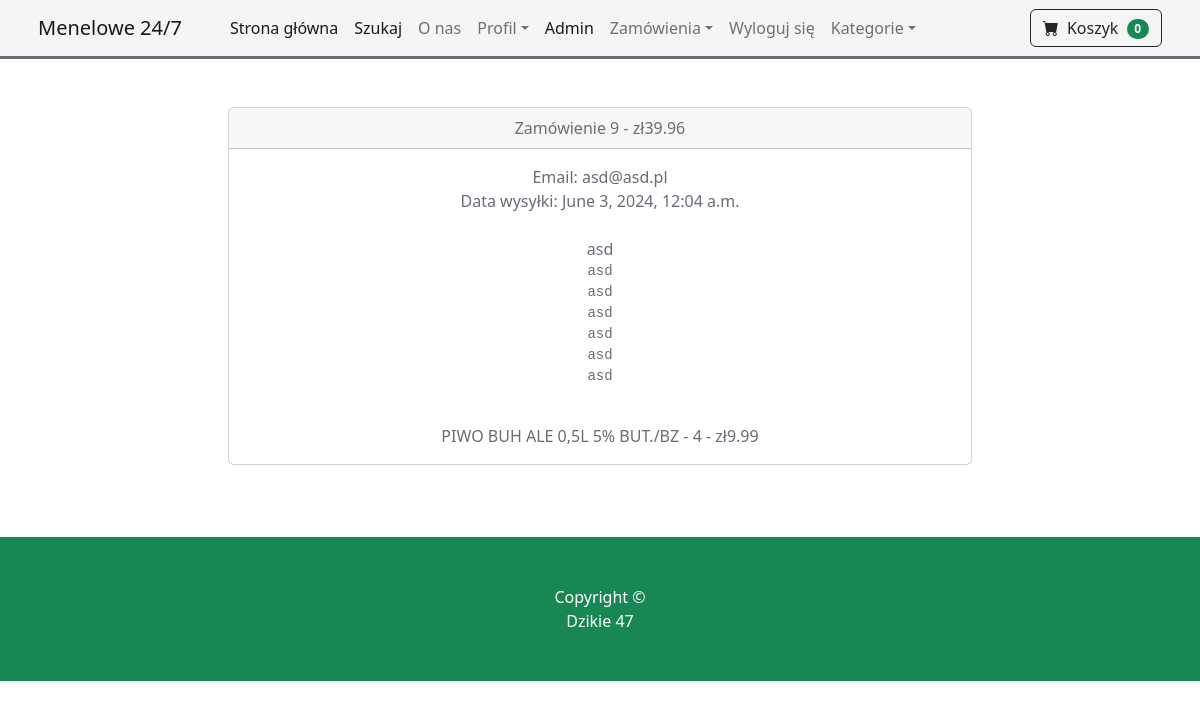
The app's page /payment/orders/9 (signed in) with its own data.
### payment/models.py (models this page shows, shortened)
class Order(models.Model):
	user = models.ForeignKey(User, on_delete=models.CASCADE, null=True, blank=True)
	full_name = models.CharField(max_length=250)
	email = models.EmailField(max_length=250)
	shipping_address = models.TextField(max_length=15000)
	amount_paid = models.DecimalField(max_digits=7, decimal_places=2)
	date_ordered = models.DateTimeField(auto_now_add=True)
	shipped = models.BooleanField(default=False)
	date_shipped = models.DateTimeField(blank=True, null=True)

class OrderItem(models.Model):
	order = models.ForeignKey(Order, on_delete=models.CASCADE, null=True)
	product = models.ForeignKey(Product, on_delete=models.CASCADE, null=True)
	user = models.ForeignKey(User, on_delete=models.CASCADE, null=True, blank=True)
	quantity = models.PositiveBigIntegerField(default=1)
	price = models.DecimalField(max_digits=7, decimal_places=2)

### store/models.py (models this page shows)
class Product(models.Model):
	name = models.CharField(max_length=100)
	price = models.DecimalField(default=0, decimal_places=2, max_digits=6)
	category = models.ForeignKey(Category, on_delete=models.CASCADE, default=1)
	description = models.CharField(max_length=250, default='', blank=True, null=True)
	image = models.ImageField(upload_to='uploads/product/')
	is_sale = models.BooleanField(default=False)
	sale_price = models.DecimalField(default=0, decimal_places=2, max_digits=6)
	def __str__(self):
		return self.name

### payment/views.py (the view)
# urls.py: path('orders/<int:pk>', views.orders, name='orders'),
def orders(request, pk):
	if request.user.is_authenticated and request.user.is_superuser:
		order = Order.objects.get(id=pk)
		items = OrderItem.objects.filter(order=pk)
		return render(request, 'payment/orders.html', {"order":order, "items":items})
	else:
		messages.success(request, "Access Denied")
		return redirect('home')

### cart/cart.py (called while the page is built)
	def __len__(self):
		return len(self.cart)

### cart/context_processors.py (called while the page is built)
def cart(request):
	return {'cart': Cart(request)}

### payment/templates/payment/orders.html
{% extends 'base.html' %}
{% block content %}
        <div class="container">
        	<div class="row">
        		<center>
        			<div class="col-8">
        				<br/><br/>
<div class="card">
  <div class="card-header">
    Zamówienie {{ order.id}} - zł{{order.amount_paid}}
  </div>
  <div class="card-body">
    Email: {{ order.email}}<br/>
    {% if order.date_shipped %}
      Data wysyłki: {{ order.date_shipped}}
    {% else %}
     Data zamówienia: {{ order.date_ordered}}
    {% endif %}
    <br/><br/>
    {{ order.full_name }}<br/>
    <pre>{{ order.shipping_address }}
    </pre>
    {% for item in items %}
      {{ item.product }} - {{ item.quantity }} - zł{{ item.price }}<br/>
    {% endfor %}
  </div>
</div>
<br/>
<br/><br/>
        			</div>
        		</center>
        	</div>
        </div>
{% endblock %}

### records on screen
Order: id "9", amount_paid "39.96", email "asd@asd.pl", date_shipped "June 3, 2024, 12:04 a.m.", full_name "asd", shipping_address "asd asd asd asd asd asd"
OrderItem: product "PIWO BUH ALE 0,5L 5% BUT./BZ", quantity "4", price "9.99"

### other values on screen
{{ cart|length }} "0"
